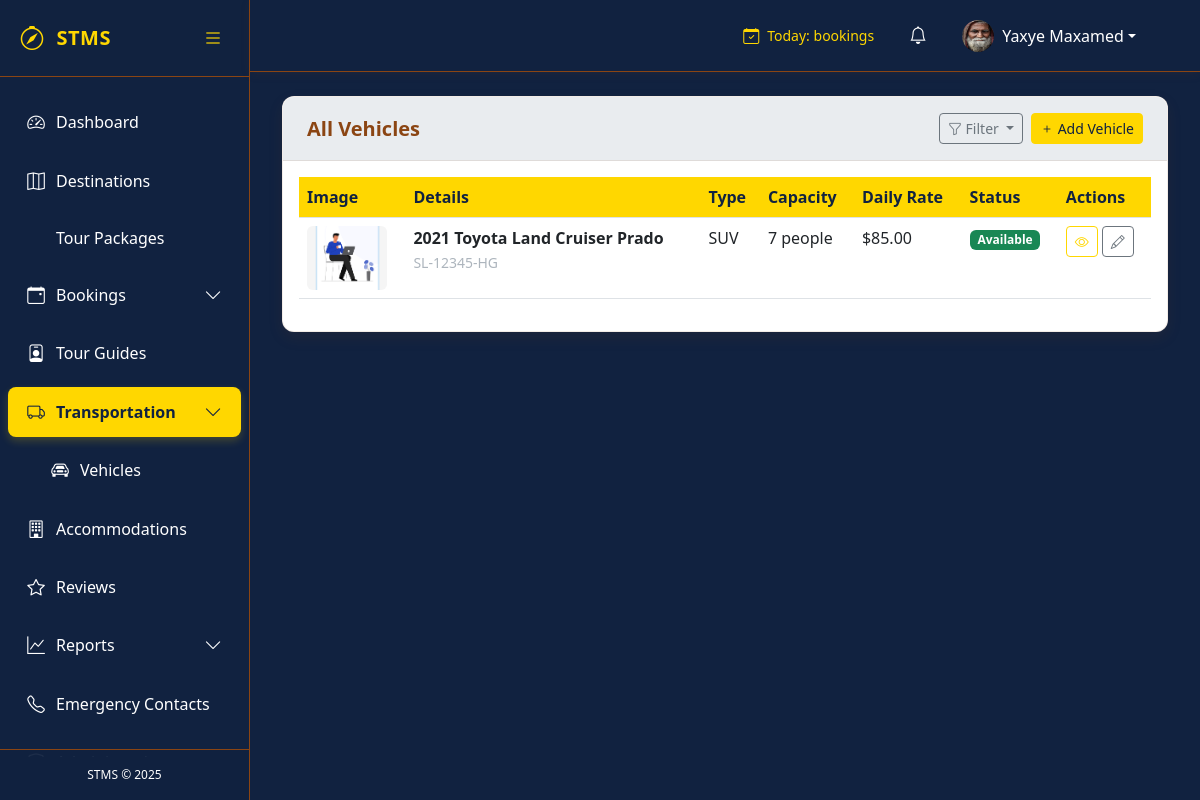
/vehicles/ (signed in), run on the app's committed database.
### accounts/models.py (models this page shows, shortened)
class CustomUser(AbstractUser):
    USER_TYPE_CHOICES = (
        ('TOURIST', 'Tourist'),
        ('GUIDE', 'Tour Guide'),
        ('ADMIN', 'System Admin'),
    )
    STATUS_CHOICES = (
        ('PENDING', 'Waiting to approve'),
        ('APPROVED', 'Accepted'),
        ('REJECTED', 'Rejected'),
    )
    user_type = models.CharField(max_length=10, choices=USER_TYPE_CHOICES, default='TOURIST')
    status = models.CharField(max_length=10, choices=STATUS_CHOICES, default='PENDING')
    phone_number = models.CharField(max_length=20, blank=True, null=True)
    profile_picture = models.ImageField(upload_to='profile_pics/', blank=True, null=True)
    date_of_birth = models.DateField(blank=True, null=True)
    nationality = models.CharField(max_length=100, blank=True, null=True)
    preferred_language = models.CharField(max_length=10, blank=True, null=True)
    last_password_change = models.DateTimeField(null=True, blank=True)
    last_logout = models.DateTimeField(null=True, blank=True)
    objects = CustomUserManager()

### tms/models.py (models this page shows, shortened)
class Vehicle(models.Model):
    VEHICLE_TYPES = (
        ('SEDAN', _('Sedan')),
        ('SUV', _('SUV')),
        ('MINIVAN', _('Minivan')),
        ('BUS', _('Bus')),
        ('4X4', _('4x4')),
    )
    make = models.CharField(_("Make"), max_length=50)
    model = models.CharField(_("Model"), max_length=50)
    year = models.PositiveIntegerField(_("Year"), validators=[MinValueValidator(1900)])
    vehicle_type = models.CharField(_("Type"), max_length=10, choices=VEHICLE_TYPES)
    capacity = models.PositiveIntegerField(_("Capacity"), validators=[MinValueValidator(1)])
    license_plate = models.CharField(_("License Plate"), max_length=20, unique=True)
    is_available = models.BooleanField(_("Available"), default=True)
    daily_rate = models.DecimalField(_("Daily Rate"), max_digits=8, decimal_places=2, validators=[MinValueValidator(0)])
    features = models.TextField(_("Features"), blank=True)
    image = models.ImageField(_("Vehicle Image"), upload_to='vehicle_images/', blank=True, null=True)
    class Meta:
        verbose_name = _("Vehicle")
        verbose_name_plural = _("Vehicles")
        ordering = ['-is_available', 'make', 'model']

### tms/views.py (the view)
# urls.py: path('vehicles/', views.VehicleListView.as_view(), name='vehicle-list'),
class VehicleListView(LoginRequiredMixin, ListView):
    model = Vehicle
    template_name = 'tms/vehicles/list.html'
    context_object_name = 'vehicles'
    paginate_by = 12
    def get_queryset(self):
        queryset = super().get_queryset()
        vehicle_type = self.request.GET.get('type')
        if vehicle_type and vehicle_type in Vehicle.get_vehicle_types():
            queryset = queryset.filter(vehicle_type=vehicle_type)
        return queryset.order_by('make', 'model')
    def get_context_data(self, **kwargs):
        context = super().get_context_data(**kwargs)
        context['vehicle_types'] = Vehicle.VEHICLE_TYPES
        return context

### tms/templates/tms/vehicles/list.html (shortened to what this page needs)
{% extends "base.html" %}
{% block content %}
<div class="card">
    <div class="card-header d-flex justify-content-between align-items-center">
        <h5 class="mb-0">All Vehicles</h5>
        <div class="d-flex gap-2">
            <div class="dropdown">
                <button class="btn btn-sm btn-outline-secondary dropdown-toggle" type="button" id="filterDropdown" data-bs-toggle="dropdown">
                    <i class="bi bi-funnel"></i> Filter
                </button>
            </div>
            {% if request.user.is_staff or request.user.user_type in 'OPERATOR,MINISTRY' %}
            <a href="{% url 'tms:vehicle-create' %}" class="btn btn-sm btn-primary">
                <i class="bi bi-plus"></i> Add Vehicle
            </a>
            {% endif %}
        </div>
    </div>
    <div class="card-body">
        <div class="table-responsive">
            <table class="table table-hover">
                <thead>
                    <tr>
                        <th>Image</th>
                        <th>Details</th>
                        <th>Type</th>
                        <th>Capacity</th>
                        <th>Daily Rate</th>
                        <th>Status</th>
                        <th>Actions</th>
                    </tr>
                </thead>
                <tbody>
                    {% for vehicle in vehicles %}
                    <tr>
                        <td>
                            {% if vehicle.image %}
                            <img src="{{ vehicle.image.url }}" alt="{{ vehicle.make }} {{ vehicle.model }}" class="rounded" width="80">
                            {% else %}
                            <div class="bg-light rounded d-flex align-items-center justify-content-center" style="width: 80px; height: 60px;">
                                <i class="bi bi-car-front text-muted"></i>
                            </div>
                            {% endif %}
                        </td>
                        <td>
                            <strong>{{ vehicle.year }} {{ vehicle.make }} {{ vehicle.model }}</strong><br>
                            <small class="text-muted">{{ vehicle.license_plate }}</small>
                        </td>
                        <td>{{ vehicle.get_vehicle_type_display }}</td>
                        <td>{{ vehicle.capacity }} people</td>
                        <td>${{ vehicle.daily_rate }}</td>
                        <td>
                            {% if vehicle.is_available %}
                            <span class="badge bg-success">Available</span>
                            {% else %}
                            <span class="badge bg-secondary">Unavailable</span>
                            {% endif %}
                        </td>
                        <td>
                            <div class="d-flex gap-1">
                                <a href="{% url 'tms:vehicle-detail' vehicle.pk %}" class="btn btn-sm btn-outline-primary">
                                    <i class="bi bi-eye"></i>
                                </a>
                                {% if request.user.is_staff or request.user.user_type in 'OPERATOR,MINISTRY' %}
                                <a href="{% url 'tms:vehicle-update' vehicle.pk %}" class="btn btn-sm btn-outline-secondary">
                                    <i class="bi bi-pencil"></i>
                                </a>
                                {% endif %}
                            </div>
                        </td>
                    </tr>
                    {% empty %}
                    <tr>
                        <td colspan="7" class="text-center py-4">No vehicles found</td>
                    </tr>
                    {% endfor %}
                </tbody>
            </table>
        </div>
    </div>
</div>
{% endblock %}

### tms/templates/base.html (shortened to what this page needs)
<!DOCTYPE html>
<html lang="en">
<head>
    <link rel="stylesheet" href="https://cdnjs.cloudflare.com/ajax/libs/font-awesome/6.0.0/css/all.min.css">
    <link rel="stylesheet" href="https://cdn.jsdelivr.net/npm/bootstrap-icons@1.8.0/font/bootstrap-icons.css">
    <link href="https://cdn.jsdelivr.net/npm/bootstrap@5.3.0/dist/css/bootstrap.min.css" rel="stylesheet">
    <link rel="stylesheet" href="https://cdnjs.cloudflare.com/ajax/libs/font-awesome/6.0.0/css/all.min.css">
    <link rel="stylesheet" href="https://cdn.jsdelivr.net/npm/bootstrap-icons@1.10.0/font/bootstrap-icons.css">
</head>
<body>
    <div class="d-flex">
        <div class="sidebar" id="sidebar">
            <div class="sidebar-header">
                <a href="{% url 'tms:dashboard' %}" class="sidebar-brand">
                    <i class="bi bi-compass sidebar-brand-icon"></i>
                    <span id="sidebar-title">STMS</span>
                </a>
                <button class="toggle-btn" id="toggle-sidebar">
                    <i class="bi bi-list"></i>
                </button>
            </div>
            <div class="px-2 py-3" style="height: calc(100% - 120px); overflow-y: auto;">
                <ul class="nav flex-column">
                    <li class="nav-item">
                        <a class="nav-link {% if request.resolver_match.url_name == 'dashboard' %}active{% endif %}"
                            href="{% url 'tms:dashboard' %}">
                            <i class="bi bi-speedometer2"></i>
                            <span class="nav-link-text ms-2">Dashboard</span>
                        </a>
                    </li>
                    <li class="nav-item">
                        <a class="nav-link {% if 'destination' in request.resolver_match.url_name %}active{% endif %}"
                            href="{% url 'tms:destination-list' %}">
                            <i class="bi bi-map"></i>
                            <span class="nav-link-text ms-2">Destinations</span>
                        </a>
                    </li>
                    <li class="nav-item">
                        <a class="nav-link {% if 'package' in request.resolver_match.url_name %}active{% endif %}"
                            href="{% url 'tms:package-list' %}">
                            <span class="nav-link-text ms-2">Tour Packages</span>
                        </a>
                    </li>
                    <li class="nav-item">
                        <a class="nav-link {% if 'booking' in request.resolver_match.url_name %}active{% endif %}"
                            data-bs-toggle="collapse" href="#bookingsCollapse">
                            <i class="bi bi-calendar-event"></i>
                            <span class="nav-link-text ms-2">Bookings</span>
                            <i class="bi bi-chevron-down collapse-icon ms-auto"></i>
                        </a>
                    </li>
                    <li class="nav-item">
                        <a class="nav-link {% if 'guide' in request.resolver_match.url_name %}active{% endif %}"
                            href="{% url 'tms:guide-list' %}">
                            <i class="bi bi-person-badge"></i>
                            <span class="nav-link-text ms-2">Tour Guides</span>
                        </a>
                    </li>
                    <li class="nav-item">
                        <a class="nav-link {% if 'vehicle' in request.resolver_match.url_name %}active{% endif %}"
                            data-bs-toggle="collapse" href="#transportCollapse">
                            <i class="bi bi-truck"></i>
                            <span class="nav-link-text ms-2">Transportation</span>
                            <i class="bi bi-chevron-down collapse-icon ms-auto"></i>
                        </a>
                        <div class="collapse {% if 'vehicle' in request.resolver_match.url_name %}show{% endif %}"
                            id="transportCollapse">
                            <ul class="nav flex-column ps-4">
                                <li class="nav-item">
                                    <a class="nav-link {% if 'vehicle_list' in request.resolver_match.url_name %}active{% endif %}"
                                        href="{% url 'tms:vehicle-list' %}">
                                        <i class="bi bi-car-front"></i>
                                        <span class="nav-link-text ms-2">Vehicles</span>
                                    </a>
                                </li>
                            </ul>
                        </div>
                    </li>
                    <li class="nav-item">
                        <a class="nav-link {% if 'accommodation' in request.resolver_match.url_name %}active{% endif %}"
                            href="{% url 'tms:accommodation-list' %}">
                            <i class="bi bi-building"></i>
                            <span class="nav-link-text ms-2">Accommodations</span>
                        </a>
                    </li>
                    <li class="nav-item">
                        <a class="nav-link {% if 'review' in request.resolver_match.url_name %}active{% endif %}"
                            href="{% url 'tms:review-list' %}">
                            <i class="bi bi-star"></i>
                            <span class="nav-link-text ms-2">Reviews</span>
                        </a>
                    </li>
                    <li class="nav-item">
                        <a class="nav-link {% if 'report' in request.resolver_match.url_name %}active{% endif %}"
                            data-bs-toggle="collapse" href="#reportsCollapse">
                            <i class="bi bi-graph-up"></i>
                            <span class="nav-link-text ms-2">Reports</span>
                            <i class="bi bi-chevron-down collapse-icon ms-auto"></i>
                        </a>
                                </li>
                            </ul>
                        </div>
                    <li class="nav-item">
                        <a class="nav-link {% if 'emergency' in request.resolver_match.url_name %}active{% endif %}"
                            href="{% url 'tms:emergency-list' %}">
                            <i class="bi bi-telephone"></i>
                            <span class="nav-link-text ms-2">Emergency Contacts</span>
                        </a>
                    </li>
                    {% if request.user.is_staff or request.user.user_type == 'MINISTRY' %}
                    <li class="nav-item">
                        <a class="nav-link {% if 'admin' in request.resolver_match.url_name %}active{% endif %}"
                            data-bs-toggle="collapse" href="#adminCollapse">
                            <span class="nav-link-text ms-2">Administration</span>
                        </a>
                    </li>
                    {% endif %}
            </div>
            <div class="sidebar-footer">
                STMS &copy; {% now "Y" %}
            </div>
        </div>
        <div class="main-content flex-grow-1" id="main-content">
            <nav class="navbar navbar-expand-lg navbar-light border-bottom">
                <div class="container-fluid">
                    <div class="collapse navbar-collapse" id="navbarSupportedContent">
                        <ul class="navbar-nav ms-auto align-items-center">
                            <li class="nav-item me-4">
                                <div class="d-flex align-items-center" style="color: var(--accent-color);">
                                    <i class="bi bi-calendar-check me-2"></i>
                                    <small>Today: <strong>{{ today_bookings }}</strong> bookings</small>
                                </div>
                            </li>
                            <li class="nav-item dropdown me-3">
                                <a class="nav-link position-relative" href="#" id="notificationsDropdown" role="button"
                                    data-bs-toggle="dropdown">
                                    <i class="bi bi-bell"></i>
                                </a>
                            </li>
                            <li class="nav-item dropdown">
                                <a class="nav-link dropdown-toggle d-flex align-items-center" href="#" id="userDropdown"
                                    role="button" data-bs-toggle="dropdown">
                                    {% if request.user.profile_picture %}
                                    <img src="{{ request.user.profile_picture.url }}" class="rounded-circle me-2"
                                        width="32" height="32" alt="Profile">
                                    {% else %}
                                    <div class="avatar-placeholder rounded-circle bg-accent text-dark d-flex align-items-center justify-content-center me-2"
                                        style="width: 32px; height: 32px;">
                                        {{ request.user.first_name|first|upper }}{{ request.user.last_name|first|upper }}
                                    </div>
                                    {% endif %}
                                    <span class="d-none d-md-inline">{{ request.user.get_full_name }}</span>
                                </a>
                                    </li>
                                </ul>
                    </div>
                </div>
            </nav>
            <div class="container-fluid py-4">
                {% block content %}{% endblock %}
            </div>
        </div>
</body>
</html>

### data on the page
CustomUser: user.profile_picture (picture), user.get_full_name "Yaxye Maxamed"
Vehicle: image (picture), year "2021", make "Toyota", model "Land Cruiser Prado", license_plate "SL-12345-HG", vehicle_type "SUV", capacity "7", daily_rate "85.00", is_available "Available"
